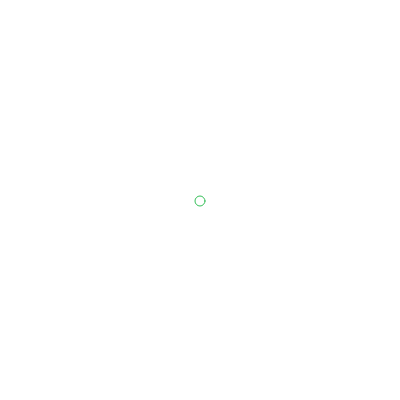
Frame 1 (no input)
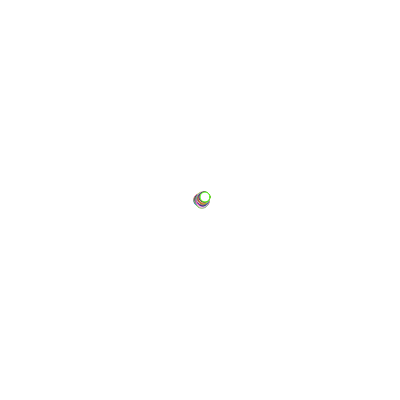
Frame 60 (no input)
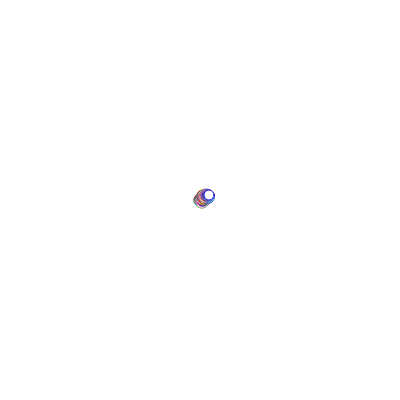
Frame 120 (the mouse pressed at the canvas centre since frame 60)

The p5.js sketch that drew these frames (run headless with seeded random() and noise() and a simulated clock; from frame 60 on, the mouse is pressed at the canvas centre):

// p5.js sketch
// ── sketch.js
var walker;

function setup() {
  createCanvas(400, 400);
  walker = new Walker();
  background(255);
}

function draw() {
  walker.step();
  walker.render();
}

function Walker() {
  this.x = width/2;
  this.y = height/2;
  
  this.render = function() {
    stroke(random(255), random(255), random(255));
    ellipse(this.x, this.y, 10);
  };
  
  this.step = function() {
    var choice = floor(random(4));
    if (choice === 0) {
      this.x++;
    } else if (choice == 1) {
      this.x--;
    } else if (choice == 2) {
      this.y++;
    } else {
      this.y--;
    }
    this.x = constrain(this.x,0,width-1);
    this.y = constrain(this.y,0,height-1);
  }
}
